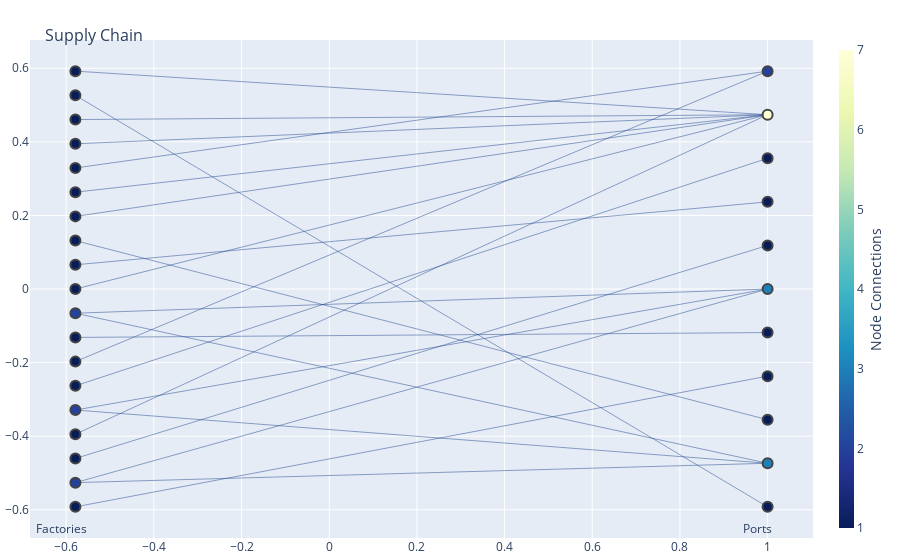

Source (notebook cell):
### Code cell
fig = go.Figure(data=[edge_trace, node_trace],
             layout=go.Layout(
                title='<br>Supply Chain',
                titlefont_size=16,
                showlegend=False,
                hovermode='closest',
                margin=dict(b=20,l=5,r=5,t=40),
                annotations=[dict(text="Factories",
                     showarrow=False,
                     xref="paper", yref="paper",
                     x=0.005, y=-0.002 ),
                             dict(text="Ports",
                     showarrow=False,
                     xref="paper", yref="paper",
                     x=0.95, y=-0.002 )],
                xaxis=dict(showgrid=True, zeroline=False, showticklabels=True),
                yaxis=dict(showgrid=True, zeroline=False, showticklabels=True))
                )
fig

### Figure 1 — Plotly figure (JSON) as saved in the notebook; plotly's stock layout.template omitted (floating-point values rounded to 4 significant figures)
{"data": [{"hoverinfo": "none", "line": {"color": "#25488e", "width": 0.5}, "mode": "lines", "type": "scatter", "x": [-0.5789, 1, null, -0.5789, 1, null, 1, -0.5789, null, 1, -0.5789, null, 1, -0.5789, null, 1, -0.5789, null, -0.5789, 1, null, -0.5789, 1, null, 1, -0.5789, null, 1, -0.5789, null, 1, -0.5789, null, 1, -0.5789, null, 1, -0.5789, null, 1, -0.5789, null, -0.5789, 1, null, -0.5789, 1, null, 1, -0.5789, null, -0.5789, 1, null, -0.5789, 1, null, -0.5789, 1, null, -0.5789, 1, null, -0.5789, 1, null], "y": [-0.06579, 4.382e-18, null, -0.06579, -0.4737, null, 4.382e-18, -0.5263, null, 4.382e-18, -0.3289, null, -0.4737, -0.5263, null, -0.4737, -0.3289, null, -0.2632, 0.3553, null, 0.3947, 0.4737, null, 0.4737, 4.382e-18, null, 0.4737, 0.2632, null, 0.4737, -0.3947, null, 0.4737, 0.5921, null, 0.4737, 0.1974, null, 0.4737, 0.4605, null, 0.06579, 0.2368, null, 0.3289, 0.5921, null, 0.5921, -0.1974, null, -0.1316, -0.1184, null, 0.5263, -0.5921, null, -0.4605, 0.1184, null, -0.5921, -0.2368, null, 0.1316, -0.3553, null]}, {"hoverinfo": "text", "marker": {"color": [2, 3, 3, 1, 1, 1, 7, 1, 1, 1, 2, 1, 2, 1, 1, 2, 1, 1, 1, 1, 1, 1, 1, 1, 1, 1, 1, 1, 1, 1], "colorbar": {"thickness": 15, "title": {"side": "right", "text": "Node Connections"}, "xanchor": "left"}, "colorscale": [[0, "rgb(255,255,217)"], [0.125, "rgb(237,248,177)"], [0.25, "rgb(199,233,180)"], [0.375, "rgb(127,205,187)"], [0.5, "rgb(65,182,196)"], [0.625, "rgb(29,145,192)"], [0.75, "rgb(34,94,168)"], [0.875, "rgb(37,52,148)"], [1, "rgb(8,29,88)"]], "line": {"width": 2}, "reversescale": true, "showscale": true, "size": 10}, "mode": "markers", "text": ["PLANT01 Number of Links: 2", "PORT01 Number of Links: 3", "PORT02 Number of Links: 3", "PLANT02 Number of Links: 1", "PORT03 Number of Links: 1", "PLANT03 Number of Links: 1", "PORT04 Number of Links: 7", "PLANT04 Number of Links: 1", "PORT05 Number of Links: 1", "PLANT05 Number of Links: 1", "PORT06 Number of Links: 2", "PLANT06 Number of Links: 1", "PLANT07 Number of Links: 2", "PLANT08 Number of Links: 1", "PLANT09 Number of Links: 1", "PLANT10 Number of Links: 2", "PLANT11 Number of Links: 1", "PLANT12 Number of Links: 1", "PLANT13 Number of Links: 1", "PLANT14 Number of Links: 1", "PORT07 Number of Links: 1", "PLANT15 Number of Links: 1", "PORT08 Number of Links: 1", "PLANT16 Number of Links: 1", "PORT09 Number of Links: 1", "PLANT17 Number of Links: 1", "PORT10 Number of Links: 1", "PLANT18 Number of Links: 1", "PORT11 Number of Links: 1", "PLANT19 Number of Links: 1"], "type": "scatter", "x": [-0.5789, 1, 1, -0.5789, 1, -0.5789, 1, -0.5789, 1, -0.5789, 1, -0.5789, -0.5789, -0.5789, -0.5789, -0.5789, -0.5789, -0.5789, -0.5789, -0.5789, 1, -0.5789, 1, -0.5789, 1, -0.5789, 1, -0.5789, 1, -0.5789], "y": [-0.06579, 4.382e-18, -0.4737, -0.2632, 0.3553, 0.3947, 0.4737, 0.06579, 0.2368, 0.3289, 0.5921, -0.1974, -0.5263, 4.382e-18, 0.2632, -0.3289, -0.3947, 0.5921, 0.1974, -0.1316, -0.1184, 0.5263, -0.5921, -0.4605, 0.1184, -0.5921, -0.2368, 0.1316, -0.3553, 0.4605]}], "layout": {"annotations": [{"showarrow": false, "text": "Factories", "x": 0.005, "xref": "paper", "y": -0.002, "yref": "paper"}, {"showarrow": false, "text": "Ports", "x": 0.95, "xref": "paper", "y": -0.002, "yref": "paper"}], "hovermode": "closest", "margin": {"b": 20, "l": 5, "r": 5, "t": 40}, "showlegend": false, "title": {"font": {"size": 16}, "text": "<br>Supply Chain"}, "xaxis": {"showgrid": true, "showticklabels": true, "zeroline": false}, "yaxis": {"showgrid": true, "showticklabels": true, "zeroline": false}}}
